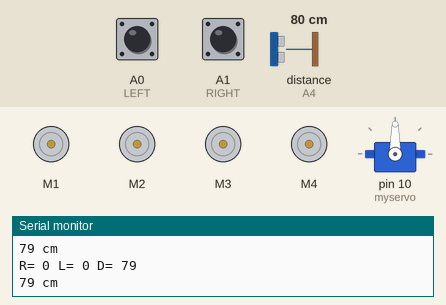
This sketch was run on a simulated Arduino Uno, built with avr-gcc and run on an emulated ATmega328P. On the bench: 4 × DC motor (green arrow = forward, orange = backward, longer = faster), servo, the last lines printed to the serial monitor. Wiring (inferred from the names in the program): ultrasonic range finder: trigger A5; echo A4. Inputs (shaded band) come from the test bench; at power-on: distance to the obstacle (sensor on A4) 80 cm, A0 (LEFT) LOW, A1 (RIGHT) LOW. The echo pulse lasts 58.3 µs per cm.

Above: at 1.8 s.
1.9 s: distance to the obstacle (sensor on A4) set to 95 cm
3.4 s: distance to the obstacle (sensor on A4) set to 103 cm
At 4.8 s:
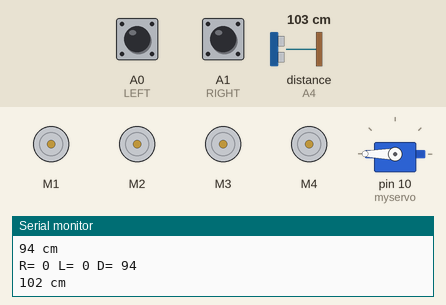
5.5 s: A0 (LEFT) pulled HIGH for 1.25 s
At 6.9 s:
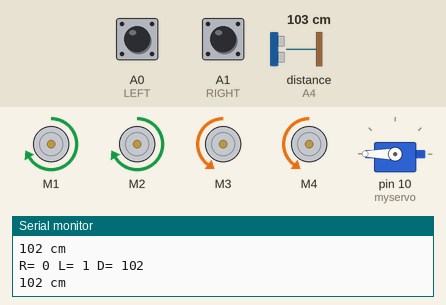
8.6 s: A1 (RIGHT) pulled HIGH for 1.25 s
At 9.5 s:
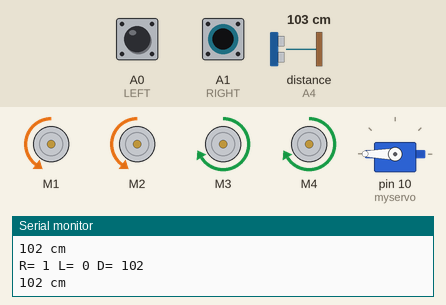
11.7 s: A1 (RIGHT) pulled HIGH for 3.2 s
At 16.5 s:
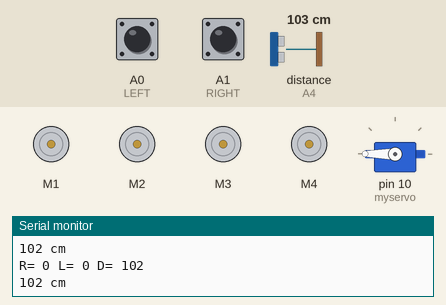
16.8 s: A0 (LEFT) pulled HIGH for 3.2 s
At 18.6 s:
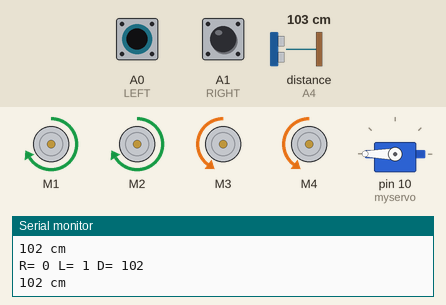
Timing chart, 0 to 21.9 s (numbered marks = the images above; inputs shaded):
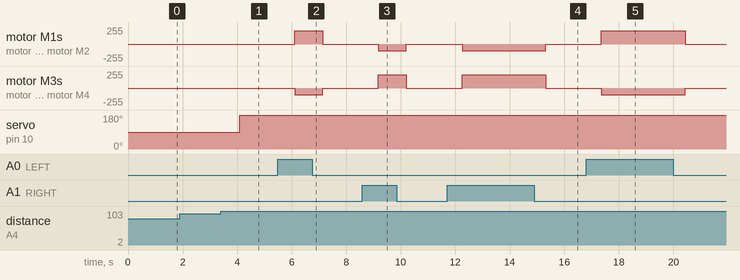

Measured:
- the behaviour switches between 100 and 101 cm on distance to the obstacle (sensor on A4) (found by bisection; images 0 and 1)
- after the input at 3.4 s, servo on pin 10 (myservo): 90° → 180° after 0.69 s
- after the input at 5.5 s, motor M1, motor M2: stopped → forward 200/255 after 0.62 s, → stopped 1.0 s later; motor M3, motor M4: stopped → backward 100/255 after 0.62 s, → stopped 1.0 s later
- after the input at 8.6 s, motor M1, motor M2: stopped → backward 100/255 after 0.58 s, → stopped 1.0 s later; motor M3, motor M4: stopped → forward 200/255 after 0.58 s, → stopped 1.0 s later
- after the input at 11.7 s, motor M1, motor M2: stopped → backward 100/255 after 0.55 s, → stopped 3.1 s later; motor M3, motor M4: stopped → forward 200/255 after 0.55 s, → stopped 3.1 s later
- after the input at 16.8 s, motor M1, motor M2: stopped → forward 200/255 after 0.56 s, → stopped 3.1 s later; motor M3, motor M4: stopped → backward 100/255 after 0.56 s, → stopped 3.1 s later

The sketch:

Human_Following_Robot.ino
```cpp
#include<Servo.h>
#include<AFMotor.h>
#define LEFT A0 //left IR sensor
#define echopin A4 // echo pin
#define trigpin A5 // Trigger pin
#define RIGHT A1 //right IR sensor


AF_DCMotor Motor1(1);
AF_DCMotor Motor2(2);
AF_DCMotor Motor3(3);
AF_DCMotor Motor4(4);
Servo myservo;

int pos =0;
long time;

void setup()
{
// put your setup code here, to run once:
 Motor1.setSpeed(100);
  Motor1.run(RELEASE);
  Motor2.setSpeed(100);
  Motor2.run(RELEASE);
  Motor3.setSpeed(100);
  Motor3.run(RELEASE);
  Motor4.setSpeed(100);
  Motor4.run(RELEASE);
Serial.begin(9600);
myservo.attach(10);
pinMode(RIGHT, INPUT);
pinMode(LEFT, INPUT);

pinMode(trigpin, OUTPUT);
pinMode(echopin, INPUT);

}

void loop()
{

  long duration, distance;


digitalWrite(trigpin, LOW);
delayMicroseconds(2);
digitalWrite(trigpin, HIGH);
delayMicroseconds(10);
digitalWrite(trigpin, LOW);
duration = pulseIn(echopin, HIGH);
distance = (duration/2) / 29.1; if (distance < 100)
{
Serial.print(distance);
Serial.println(" cm");
myservo.write(90);
}
else if (distance<180)
{
Serial.print(distance);
Serial.println(" cm");
myservo.write(180);
}
else
{
Serial.println("The distance is more than 180cm");
}
unsigned int dist = read_cm();
int Right_Value = digitalRead(RIGHT);
int Left_Value  = digitalRead(LEFT);

Serial.print("R= ");
Serial.print(Right_Value);
Serial.print(" L= ");
Serial.print(Left_Value);
Serial.print(" D= ");
Serial.println(distance);

if((Right_Value==1) && (Left_Value==1))
{
  forward();
}
else if((Right_Value==0) && (Left_Value==1))
{
  turnRight();
  }
else if((Right_Value==1) && (Left_Value==0))
{turnLeft();
  }
else if((Right_Value==0) && (Left_Value==0))
{
  stop();
}
delay(15);
}

long read_cm()
{
  digitalWrite(trigpin, LOW);
  delayMicroseconds(2);
  digitalWrite(trigpin, HIGH);
  delayMicroseconds(10);
  time = pulseIn (echopin, HIGH);
  return time / 29 / 2;
}

void forward(){// turn it on going forward
Motor1.setSpeed(200);
Motor1.run(FORWARD);
Motor2.setSpeed(200);
Motor2.run(FORWARD);
Motor3.setSpeed(200);
Motor3.run(FORWARD);
Motor4.setSpeed(200);
Motor4.run(FORWARD);
}


void turnRight() // TURNING RIGHT
{
Motor1.setSpeed(200);
Motor1.run(FORWARD);
Motor2.setSpeed(200);
Motor2.run(FORWARD);
Motor3.setSpeed(100);
Motor3.run(BACKWARD);
Motor4.setSpeed(100);
Motor4.run(BACKWARD);
}

void turnLeft() // turn it on going left
{
Motor1.setSpeed(100);
Motor1.run(BACKWARD);
Motor2.setSpeed(100);
Motor2.run(BACKWARD);
Motor3.setSpeed(200);
Motor3.run(FORWARD);
Motor4.setSpeed(200);
Motor4.run(FORWARD);
}

void stop()  // stopped
{
Motor1.setSpeed(0);
Motor1.run(RELEASE);
Motor2.setSpeed(0);
Motor2.run(RELEASE);
Motor3.setSpeed(0);
Motor3.run(RELEASE);
Motor4.setSpeed(0);
Motor4.run(RELEASE);
}
```
